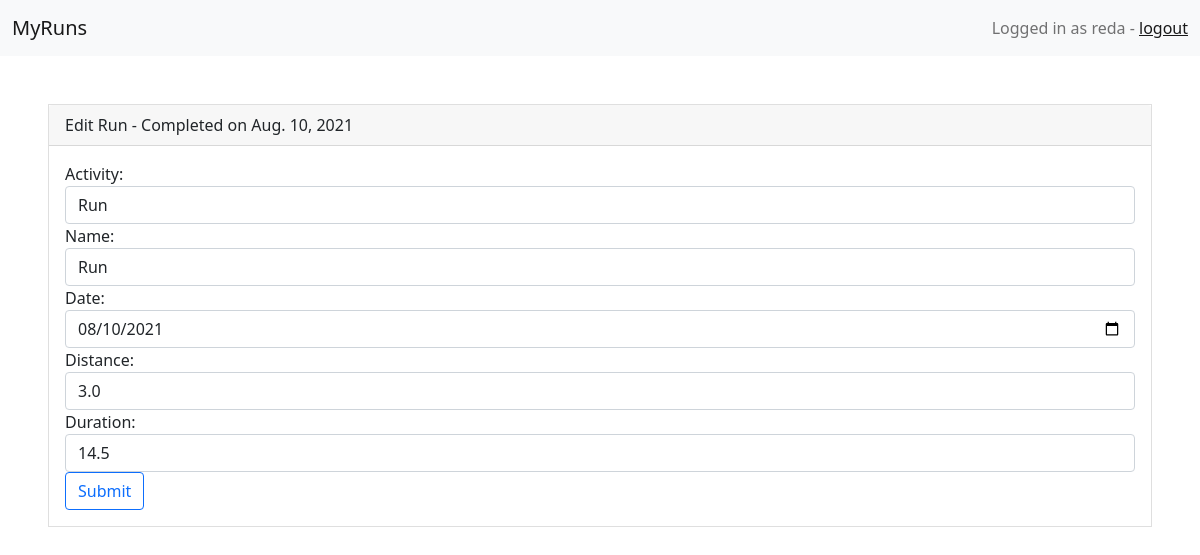
Screenshot of /run/1/edit/ (signed in) with the database file from the repository.
### workout/models.py (models this page shows, shortened)
class Run(models.Model):
    ACTIVITY_CHOICES = (
        ('run', 'Run'),
        ('hike', 'Hike')
    )
    user = models.ForeignKey(User, on_delete=models.CASCADE, null=True, blank=True)
    activity = models.CharField(max_length=20, choices=ACTIVITY_CHOICES, default='run')
    name = models.CharField(max_length=20)
    created = models.DateTimeField(auto_now_add=True)
    distance = models.FloatField()
    duration = models.FloatField()
    pace = models.FloatField()
    date = models.DateField()
    class Meta:
        order_with_respect_to = 'user'

### workout/views.py (the view)
# urls.py: path('run/<str:pk>/edit/', views.edit_run, name='edit_run'),
@login_required(login_url='login/')
def edit_run(request, pk):
    run = Run.objects.get(id=pk)
    if request.method == 'POST':
        form = RunForm(request.POST, instance=run)
        if form.is_valid():
            pace = float(form.cleaned_data['duration'])/float(form.cleaned_data['distance'])
            edit_run = form.save(commit=False)
            edit_run.pace = pace
            edit_run.save()
        return redirect('/run/{}'.format(edit_run.id))
    else:
        form = RunForm(instance=run)
    return render(request,
                  'workout/run/editrun.html',
                  {'form': form,
                   'run': run})

### workout/forms.py
class RunForm(forms.ModelForm):
    class Meta:
        model = Run
        fields = ('activity','name', 'date', 'distance', 'duration')
        widgets = {
                'date': DateInput()
            }

### workout/templates/workout/run/editrun.html (shortened to what this page needs)
{% extends "base.html" %}
{% load widget_tweaks %}
{% load workout_tags %}
{% block content %}
<div class="card-header">
    Edit {{ run.name }} - Completed on {{ run.date }}
</div>
<div class="card-body">
<form method="POST" action="">
	{% for field in form.visible_fields %}
		<div class="form-group">
			{{ field.label_tag }}
			{% render_field field class="form-control" %}
		</div>
	{% endfor %}
	<input class="btn btn-outline-primary" type="submit" name="Edit Run">
</form>
</div>
 {% endblock %}

### workout/templates/base.html (shortened to what this page needs)
{% load static %}
<!DOCTYPE html>
<html>
<head>
    <link href="https://cdn.jsdelivr.net/npm/bootstrap@5.0.2/dist/css/bootstrap.min.css" rel="stylesheet"
>
</head>
<body>
    <nav class="navbar navbar-light bg-light">
        <div class="container-fluid">
          <span class="navbar-brand mb-0 h1">MyRuns</span>
          {% if user.is_authenticated %}
            <span class="navbar-text">
                Logged in as {{ user.username }} -
                <a href="{% url 'workout:logout' %}"">logout</a>
            </span>
          {% endif %}
        </div>
    </nav>
    <div class='card m-5 rounded-0'>
        {% block content %}
        {% endblock %}
    </div>
</body>
</html>

### rows the page displays
Run: name "Run", date "Aug. 10, 2021", activity "Run" "Run" "08/10/2021" "3.0" "14.5"

### other values shown
{{ user.username }} "reda"
{{ field.label_tag }} "Activity:" "Name:" "Date:" "Distance:" "Duration:"
